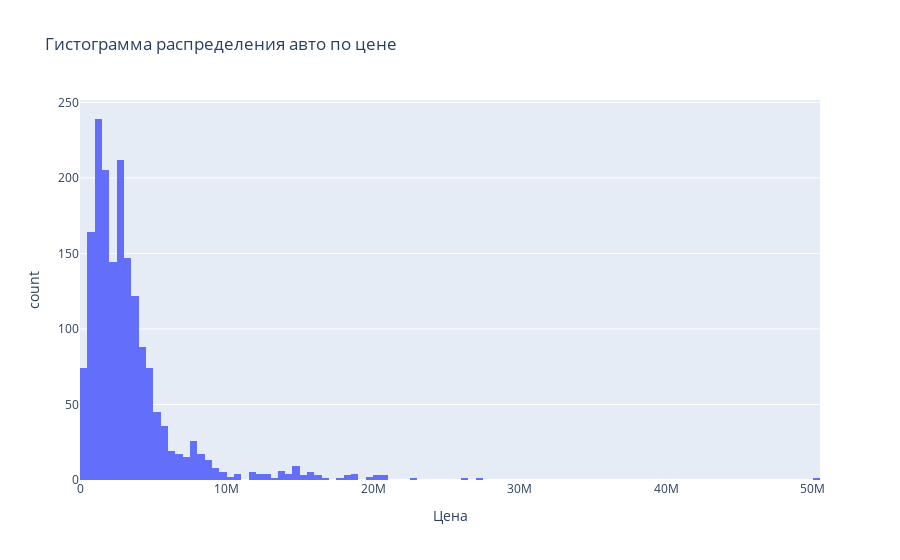

Notebook code cell kept with this figure:
### Markdown cell above
График 1.

### Code cell
# наша основная библиотека для визуализаций
import matplotlib.pyplot as plt  
import pandas as pd 
import numpy as np

# магическая функция, чтобы графики отображались в блокноте под ячейками
%matplotlib inline  

import plotly.express as px
fig = px.histogram(df, x="Цена",  title = 'Гистограмма распределения авто по цене')

fig.show()

### Figure 1 — Plotly figure (JSON) as saved in the notebook; plotly's stock layout.template omitted (floating-point values rounded to 4 significant figures; data arrays with more than 128 entries replaced by an {"elided": "..."} marker saying what was removed)
{"data": [{"alignmentgroup": "True", "bingroup": "x", "hovertemplate": "Цена=%{x}<br>count=%{y}<extra></extra>", "legendgroup": "", "marker": {"color": "#636efa"}, "name": "", "offsetgroup": "", "orientation": "v", "showlegend": false, "type": "histogram", "x": {"elided": "1741 int values"}, "xaxis": "x", "yaxis": "y"}], "layout": {"barmode": "relative", "legend": {"tracegroupgap": 0}, "title": {"text": "Гистограмма распределения авто по цене"}, "xaxis": {"anchor": "y", "domain": [0, 1], "title": {"text": "Цена"}}, "yaxis": {"anchor": "x", "domain": [0, 1], "title": {"text": "count"}}}}
